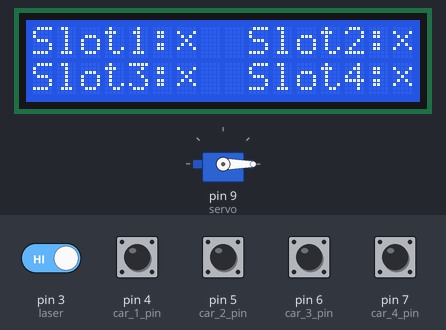
Recording of a sketch running on a simulated Arduino Uno, built with avr-gcc and run on an emulated ATmega328P. Shown: 16×2 character LCD, servo. Inputs (shaded band) come from the test bench; at power-on: pin 3 (laser), pin 4 (car_1_pin), pin 5 (car_2_pin), pin 6 (car_3_pin), pin 7 (car_4_pin) HIGH.

Above: at 2.6 s.
2.7 s: pin 3 (laser) driven LOW
At 2.85 s:
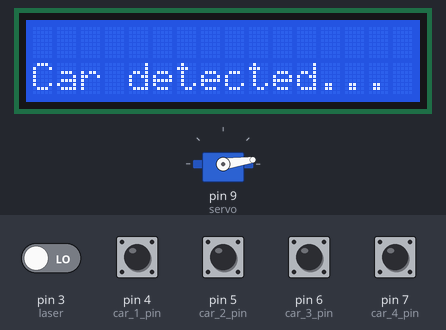
At 5.1 s:
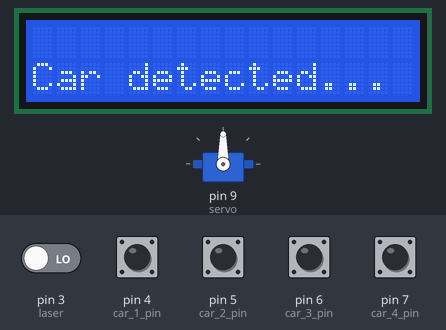
5.4 s: pin 3 (laser) driven HIGH
At 6.2 s:
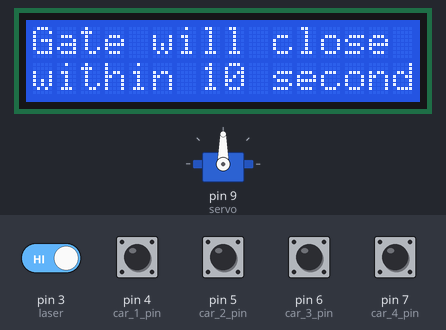
Timing chart, 0 to 8.4 s (numbered marks = the images above; inputs shaded):
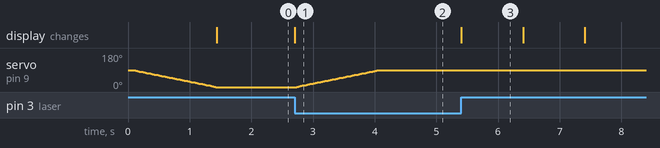

Measured:
- after the input at 2.7 s, servo on pin 9 (servo): moves from 0° to 90° over 1.3 s, starting at once; the display: changes at once (image 1)
- after the input at 5.4 s, the display: changes at once (image 3)
- what the display in image 3 shows lasts 1.0 s, from 5.4 s to 6.4 s

The sketch:

car_parking.ino
```cpp
#include <LiquidCrystal.h>
#include <Servo.h>

Servo servo;
LiquidCrystal lcd(A0, A1, A2, A3, A4, A5);

byte car_have[8] = {1,2,20,9,2,20,8,0};
byte no_car[8] = {0,17,10,4,10,17,0,0};

byte laser = 3;
byte car_1_pin = 4;
byte car_2_pin = 5;
byte car_3_pin = 6;
byte car_4_pin = 7;

int pos, timer = 0;
char digit[3];

void setup() {
  lcd.begin(16, 2);
  servo.attach(9);
  pinMode(laser, INPUT);
  pinMode(car_1_pin, INPUT);
  pinMode(car_2_pin, INPUT);
  pinMode(car_3_pin, INPUT);
  pinMode(car_4_pin, INPUT);
  lcd.createChar(0, car_have);
  lcd.createChar(1, no_car);
  gate_close();
}

void loop() {
  lcd.setCursor(0, 0);
  lcd.print("Slot1:");
  lcd.setCursor(9, 0);
  lcd.print("Slot2:");
  lcd.setCursor(0, 1);
  lcd.print("Slot3:");
  lcd.setCursor(9, 1);
  lcd.print("Slot4:");
  if(digitalRead(laser) == 0) gate_open();
  if(digitalRead(car_1_pin) == 0){
    lcd.setCursor(6, 0);
    lcd.write(byte(0));
  }
  else{
    lcd.setCursor(6, 0);
    lcd.write(byte(1));
  }
  if(digitalRead(car_2_pin) == 0){
    lcd.setCursor(15, 0);
    lcd.write(byte(0));
  }
  else{
    lcd.setCursor(15, 0);
    lcd.write(byte(1));
  }
  if(digitalRead(car_3_pin) == 0){
    lcd.setCursor(6, 1);
    lcd.write(byte(0));
  }
  else{
    lcd.setCursor(6, 1);
    lcd.write(byte(1));
  }
  if(digitalRead(car_4_pin) == 0){
    lcd.setCursor(15, 1);
    lcd.write(byte(0));
  }
  else{
    lcd.setCursor(15, 1);
    lcd.write(byte(1));
  }
}

void gate_open(){
  if(digitalRead(car_1_pin) == 0 && digitalRead(car_2_pin) == 0 && digitalRead(car_3_pin) == 0 && digitalRead(car_4_pin) == 0){
     lcd.clear();
     lcd.setCursor(0, 0);
     lcd.print("Slot FULL...");
     delay(1000);
     lcd.clear();
     return;
  }
  timer = 10;
  lcd.clear();
  lcd.setCursor(0, 1);
  lcd.print("Car detected...");
  for (pos = 0; pos <= 90; pos += 1) {
    servo.write(pos);
    delay(15);
  }
  while(digitalRead(laser) == 0);
  lcd.clear();
  lcd.setCursor(0, 0);
  lcd.print("Gate will close");
  lcd.setCursor(0, 1);
  lcd.print("within ");
  lcd.setCursor(10, 1);
  lcd.print("second");
  while(timer >= 0){
    digit[0] = timer / 10 + 48;
    digit[1] = timer % 10 + 48;
    lcd.setCursor(7, 1);
    lcd.write(digit);
    delay(1000);
    timer--;
  }
  gate_close();
  lcd.clear();
}

void gate_close(){
  for (pos = 90; pos >= 0; pos -= 1) {
    servo.write(pos);
    delay(15);
  }
}
```
